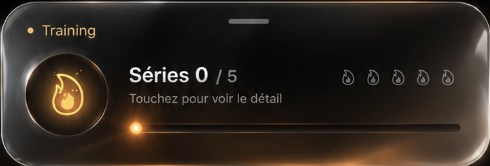
#> input picture tools/verre/reference-card.png, 490 x 166 px, found by its file name
$ python medaillon.py ../reference-card.png
#> lines starting #> are read from the running program, lines starting #| are printed output that depends on the picture
#!/usr/bin/env python3
"""LE MÉDAILLON — la sonde unique du chantier (atlas : tools/verre/MEDAILLON.md).

Elle mesure la RÉFÉRENCE et le RENDU avec exactement la même recette, et rend
un verdict PASS/FAIL ligne à ligne. Les cibles ne sont pas écrites en dur :
elles sont RECALCULÉES sur la référence à chaque exécution — c'est la seule
façon d'être sûr que les deux côtés passent par le même code.

CONVENTIONS (atlas §0.1)
  angles : 0° = droite, 90° = BAS, 180° = gauche, 270° = haut (y descend)
  luma L : moyenne des 3 canaux encodés ; chromie X : R − B
  R canonique = R50, le rayon à mi-hauteur de la CHUTE EXTERNE (bord visible)
  tout est exprimé en fraction de R50 : la taille du disque peut donc changer
  sans invalider une seule cible.

PIÈGES CÂBLÉS DANS LA SONDE (tous payés au moins une fois)
  - la géométrie se DÉTECTE, jamais ne se suppose : trois rayons différents
    coexistent (gradient, crête du fil, R50) et les confondre fausse tout ;
  - REF_CROP fait foi pour les NIVEAUX (REF_HD a les noirs écrasés et n'est
    qu'un ré-agrandissement ×1,19) ; les deux concordent sur les FORMES ;
  - le glyphe est masqué (L > seuil, dilaté) avant toute statistique de fond ;
  - sous r/R = 0,50 il ne survit presque aucune cellule au masque : les
    cibles y sont faiblement contraintes, la sonde le signale au lieu de mentir.
Usage: medaillon.py <capture.png>
"""
import sys
import numpy as np
from PIL import Image

REF_PATH = "/Users/kathryn/Desktop/woochoper-ios/tools/verre/reference-card.png"

# ---------------------------------------------------------------- chargement
def carte_du_simu(path):
    cap = np.asarray(Image.open(path).convert("RGB"), dtype=np.float64) / 255
    g = cap.mean(axis=2)
    x0, x1 = 60, 1146
    band = g[1350:1600, x0+120:x1-120].mean(axis=1)
    yT = 1350 + int(np.abs(np.diff(band)).argmax())
    return cap[yT:yT+375, x0:x1], 3.0

def carte_de_ref():
    a = np.asarray(Image.open(REF_PATH).convert("RGB"), dtype=np.float64) / 255
    return a, a.shape[1] / 362.0

# ---------------------------------------------------------------- géométrie
# [181 lines left out: functions ech, rayon_profil, detecte, masque_glyphe, bol, secteur and 3 more, not called in this run]

if __name__ == "__main__":
    ref, sr = carte_de_ref()
#> sr = 1.35
    moi, sm = carte_du_simu(sys.argv[1])
#> in carte_du_simu, `g = cap.mean(axis=2)`:
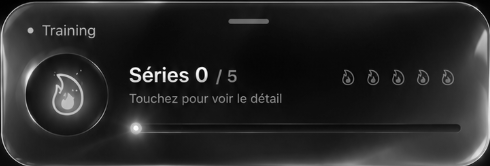
#> g: shape (166, 490) float64; min 0.00131, max 0.993, mean 0.156
#> in carte_du_simu, `band = g[1350:1600, x0+120:x1-120].mean(axis=1)`: band = empty array
#> (the run stopped early here; a loop or call above may not have finished)
